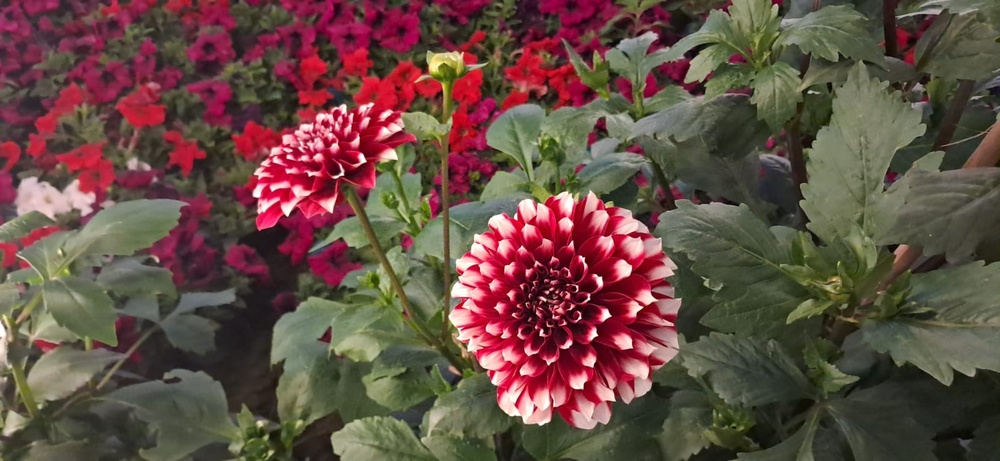
%> input picture Image1.jpg, 1000 x 461 px, shrunk from 1600 x 738 before the run
$ octave Histogram_GrayScale.m   (GNU Octave 9; MATLAB toolbox functions it lacks are replaced by stand-ins)
%> lines starting %> are read from the running program, lines starting %| are printed output that depends on the picture
clc;
clear;
close all;

% Read the image
img = imread('image1.jpg');
%> img is the input picture: size 461x1000x3 uint8; mean R, G, B 101.5, 76.3, 67.8

% Convert to grayscale (if necessary)
grayImg = rgb2gray(img);
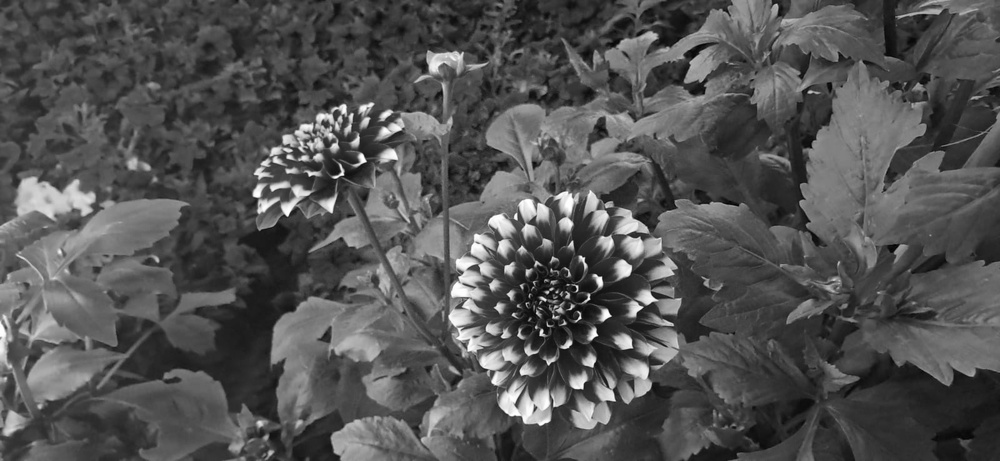
%> grayImg: size 461x1000 uint8; min 1, max 255, mean 82.9

% Show image
figure;
imshow(grayImg);
title('Grayscale Image');

% Show histogram
figure;
imhist(grayImg);
title('Histogram of Grayscale Image');
xlabel('Pixel Intensity');
ylabel('Number of Pixels');
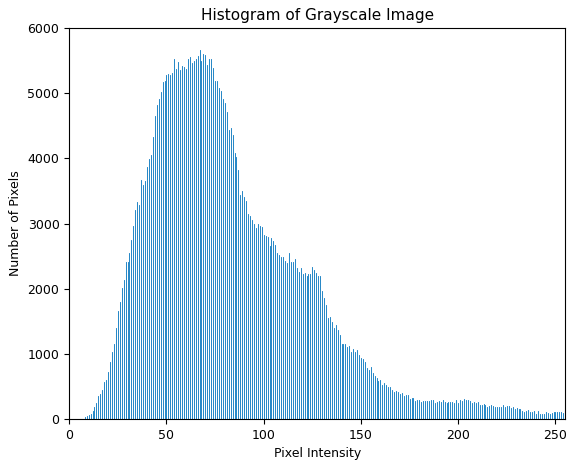
%> figure redrawn from the program's plot data; highest point at x = 67, y = 5668

$ run again, with Image2.jpg copied over Image1.jpg
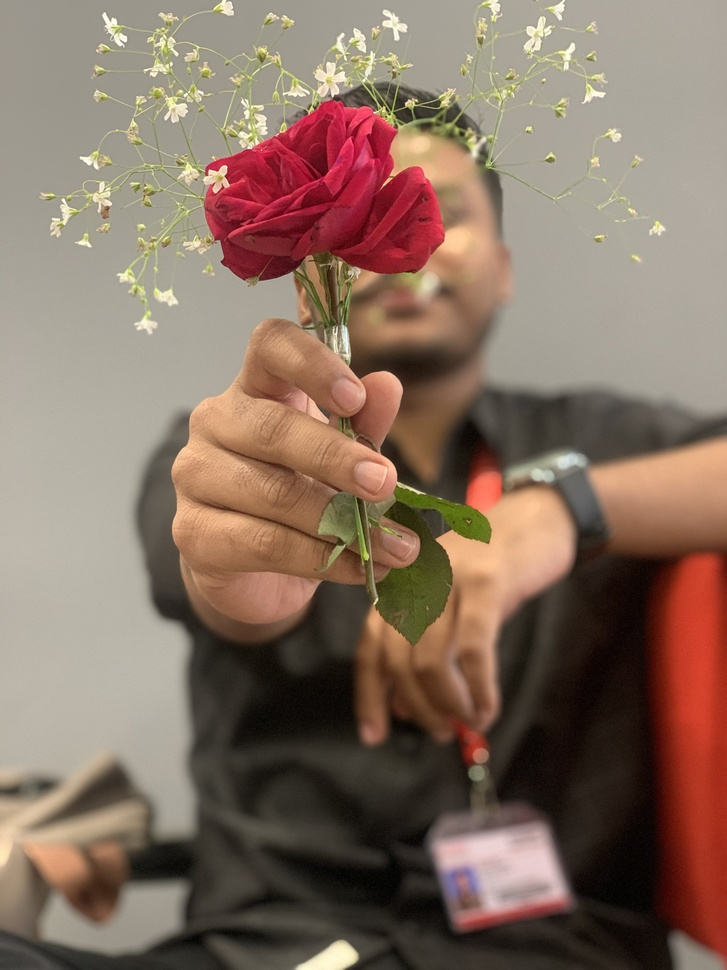
%> input picture Image2.jpg, 727 x 970 px, shrunk from 3024 x 4032 before the run
%> img is the input picture: size 970x727x3 uint8; mean R, G, B 134.9, 112.5, 98
%> `grayImg = rgb2gray(img);`:
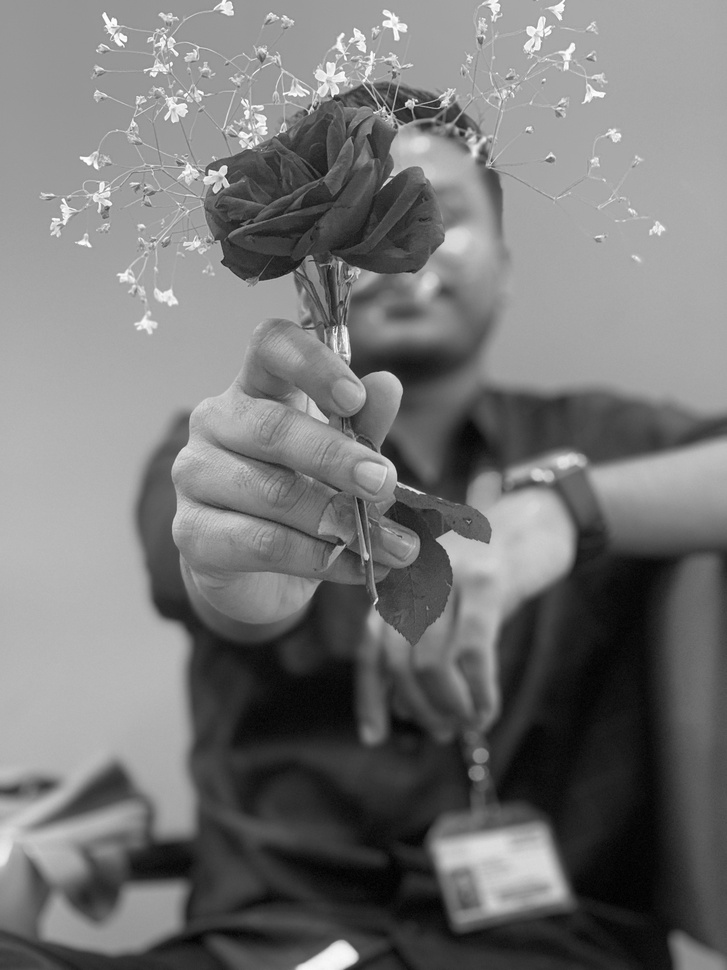
%> grayImg: size 970x727 uint8; min 0, max 254, mean 117.5
%> `ylabel('Number of Pixels');`:
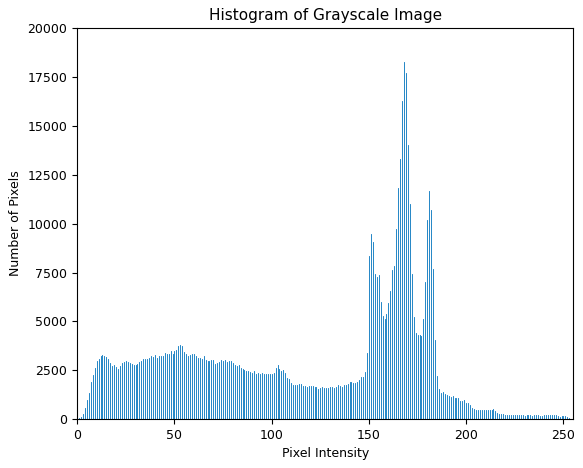
%> figure redrawn from the program's plot data; highest point at x = 168, y = 18247

$ run again, with Image3.jpg copied over Image1.jpg
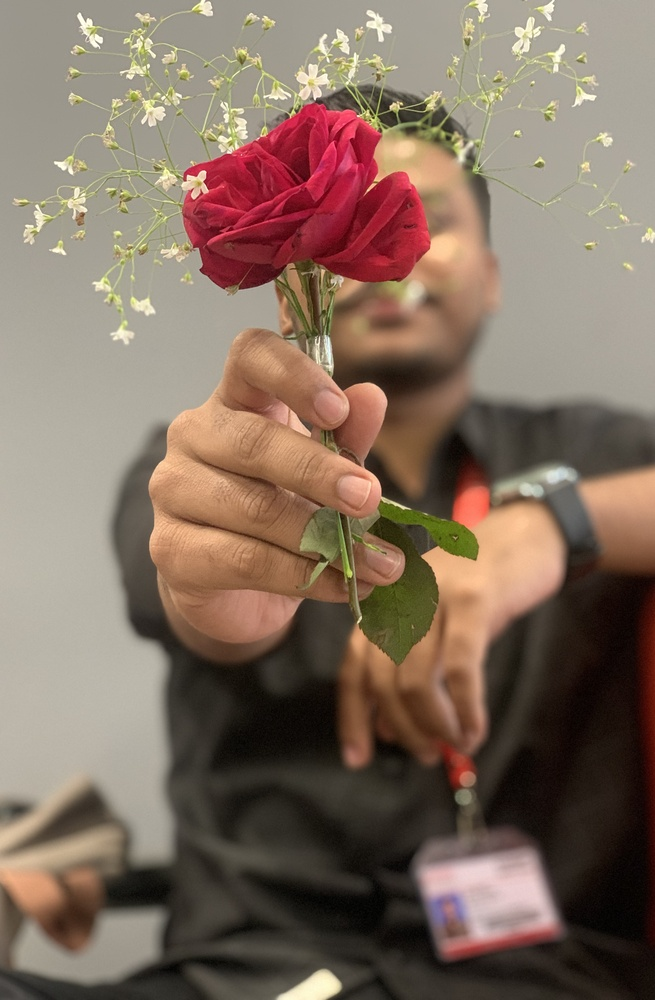
%> input picture Image3.jpg, 655 x 1000 px, shrunk from 2641 x 4032 before the run
%> img is the input picture: size 1000x655x3 uint8; mean R, G, B 130.5, 110.6, 96.1
%> `grayImg = rgb2gray(img);`:
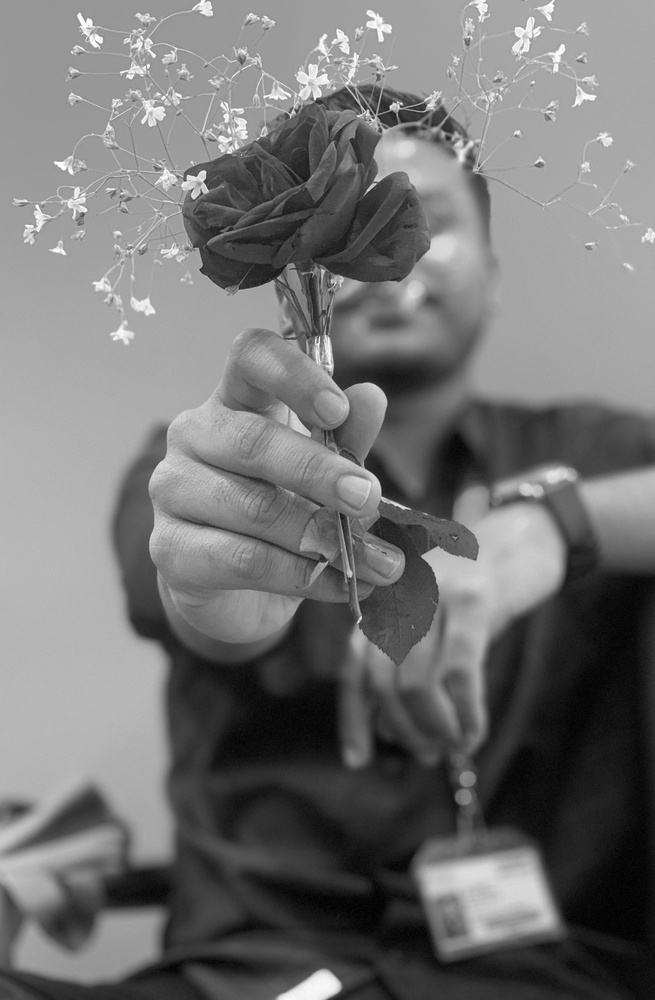
%> grayImg: size 1000x655 uint8; min 0, max 253, mean 114.9
%> `ylabel('Number of Pixels');`:
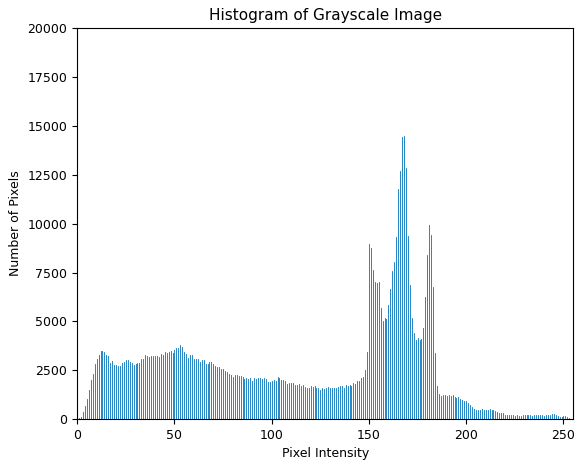
%> figure redrawn from the program's plot data; highest point at x = 168, y = 14466
